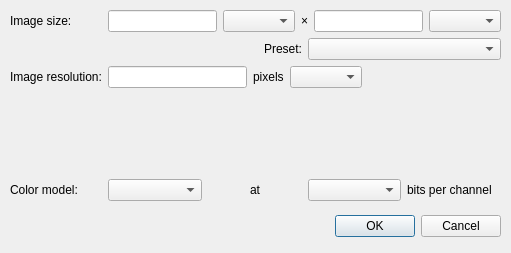
<?xml version="1.0" encoding="UTF-8"?>
<ui version="4.0">
 <class>NewDocumentDialog</class>
 <widget class="QDialog" name="NewDocumentDialog">
  <property name="geometry">
   <rect>
    <x>0</x>
    <y>0</y>
    <width>511</width>
    <height>253</height>
   </rect>
  </property>
  <property name="windowTitle">
   <string>Create New Document</string>
  </property>
  <widget class="QDialogButtonBox" name="buttonBox">
   <property name="geometry">
    <rect>
     <x>160</x>
     <y>210</y>
     <width>341</width>
     <height>32</height>
    </rect>
   </property>
   <property name="orientation">
    <enum>Qt::Horizontal</enum>
   </property>
   <property name="standardButtons">
    <set>QDialogButtonBox::Cancel|QDialogButtonBox::Ok</set>
   </property>
  </widget>
  <widget class="QWidget" name="formLayoutWidget">
   <property name="geometry">
    <rect>
     <x>10</x>
     <y>10</y>
     <width>491</width>
     <height>191</height>
    </rect>
   </property>
   <layout class="QFormLayout" name="formLayout">
    <item row="0" column="0">
     <widget class="QLabel" name="label">
      <property name="text">
       <string>Image size:</string>
      </property>
     </widget>
    </item>
    <item row="0" column="1">
     <layout class="QHBoxLayout" name="horizontalLayout">
      <item>
       <widget class="QLineEdit" name="imageWidthEdit"/>
      </item>
      <item>
       <widget class="QComboBox" name="imageWidthUnitBox"/>
      </item>
      <item>
       <widget class="QLabel" name="label_2">
        <property name="text">
         <string>×</string>
        </property>
       </widget>
      </item>
      <item>
       <widget class="QLineEdit" name="imageHeightEdit"/>
      </item>
      <item>
       <widget class="QComboBox" name="imageHeightUnitBox"/>
      </item>
     </layout>
    </item>
    <item row="1" column="1">
     <layout class="QHBoxLayout" name="horizontalLayout_3">
      <item>
       <widget class="QLabel" name="label_3">
        <property name="text">
         <string>Preset:</string>
        </property>
        <property name="alignment">
         <set>Qt::AlignRight|Qt::AlignTrailing|Qt::AlignVCenter</set>
        </property>
       </widget>
      </item>
      <item>
       <widget class="QComboBox" name="comboBox"/>
      </item>
     </layout>
    </item>
    <item row="2" column="0">
     <widget class="QLabel" name="label_5">
      <property name="text">
       <string>Image resolution:</string>
      </property>
     </widget>
    </item>
    <item row="2" column="1">
     <layout class="QHBoxLayout" name="horizontalLayout_4">
      <item>
       <widget class="QLineEdit" name="imageResolutionEdit"/>
      </item>
      <item>
       <widget class="QLabel" name="label_8">
        <property name="text">
         <string>pixels</string>
        </property>
       </widget>
      </item>
      <item>
       <widget class="QComboBox" name="imageResolutionUnitBox"/>
      </item>
      <item>
       <spacer name="horizontalSpacer">
        <property name="orientation">
         <enum>Qt::Horizontal</enum>
        </property>
        <property name="sizeHint" stdset="0">
         <size>
          <width>40</width>
          <height>20</height>
         </size>
        </property>
       </spacer>
      </item>
     </layout>
    </item>
    <item row="4" column="0">
     <widget class="QLabel" name="label_4">
      <property name="text">
       <string>Color model:</string>
      </property>
     </widget>
    </item>
    <item row="4" column="1">
     <layout class="QHBoxLayout" name="horizontalLayout_5">
      <item>
       <widget class="QComboBox" name="colorModelBox"/>
      </item>
      <item>
       <widget class="QLabel" name="label_6">
        <property name="text">
         <string>at</string>
        </property>
        <property name="alignment">
         <set>Qt::AlignCenter</set>
        </property>
       </widget>
      </item>
      <item>
       <widget class="QComboBox" name="bitDepthBox"/>
      </item>
      <item>
       <widget class="QLabel" name="label_7">
        <property name="text">
         <string>bits per channel</string>
        </property>
       </widget>
      </item>
     </layout>
    </item>
    <item row="3" column="0">
     <spacer name="verticalSpacer">
      <property name="orientation">
       <enum>Qt::Vertical</enum>
      </property>
      <property name="sizeHint" stdset="0">
       <size>
        <width>20</width>
        <height>40</height>
       </size>
      </property>
     </spacer>
    </item>
   </layout>
  </widget>
 </widget>
 <resources/>
 <connections>
  <connection>
   <sender>buttonBox</sender>
   <signal>accepted()</signal>
   <receiver>NewDocumentDialog</receiver>
   <slot>accept()</slot>
   <hints>
    <hint type="sourcelabel">
     <x>248</x>
     <y>254</y>
    </hint>
    <hint type="destinationlabel">
     <x>157</x>
     <y>274</y>
    </hint>
   </hints>
  </connection>
  <connection>
   <sender>buttonBox</sender>
   <signal>rejected()</signal>
   <receiver>NewDocumentDialog</receiver>
   <slot>reject()</slot>
   <hints>
    <hint type="sourcelabel">
     <x>316</x>
     <y>260</y>
    </hint>
    <hint type="destinationlabel">
     <x>286</x>
     <y>274</y>
    </hint>
   </hints>
  </connection>
  <connection>
   <sender>imageWidthEdit</sender>
   <signal>textEdited(QString)</signal>
   <receiver>NewDocumentDialog</receiver>
   <slot>widthChanged()</slot>
   <hints>
    <hint type="sourcelabel">
     <x>169</x>
     <y>25</y>
    </hint>
    <hint type="destinationlabel">
     <x>255</x>
     <y>126</y>
    </hint>
   </hints>
  </connection>
  <connection>
   <sender>imageHeightEdit</sender>
   <signal>textEdited(QString)</signal>
   <receiver>NewDocumentDialog</receiver>
   <slot>heightChanged()</slot>
   <hints>
    <hint type="sourcelabel">
     <x>368</x>
     <y>25</y>
    </hint>
    <hint type="destinationlabel">
     <x>255</x>
     <y>126</y>
    </hint>
   </hints>
  </connection>
  <connection>
   <sender>imageResolutionEdit</sender>
   <signal>textEdited(QString)</signal>
   <receiver>NewDocumentDialog</receiver>
   <slot>resolutionChanged()</slot>
   <hints>
    <hint type="sourcelabel">
     <x>188</x>
     <y>93</y>
    </hint>
    <hint type="destinationlabel">
     <x>255</x>
     <y>126</y>
    </hint>
   </hints>
  </connection>
  <connection>
   <sender>imageWidthUnitBox</sender>
   <signal>currentIndexChanged(int)</signal>
   <receiver>NewDocumentDialog</receiver>
   <slot>widthUnitChanged()</slot>
   <hints>
    <hint type="sourcelabel">
     <x>261</x>
     <y>25</y>
    </hint>
    <hint type="destinationlabel">
     <x>255</x>
     <y>126</y>
    </hint>
   </hints>
  </connection>
  <connection>
   <sender>imageHeightUnitBox</sender>
   <signal>currentIndexChanged(int)</signal>
   <receiver>NewDocumentDialog</receiver>
   <slot>heightUnitChanged()</slot>
   <hints>
    <hint type="sourcelabel">
     <x>460</x>
     <y>25</y>
    </hint>
    <hint type="destinationlabel">
     <x>255</x>
     <y>126</y>
    </hint>
   </hints>
  </connection>
  <connection>
   <sender>imageResolutionUnitBox</sender>
   <signal>currentIndexChanged(int)</signal>
   <receiver>NewDocumentDialog</receiver>
   <slot>resolutionUnitChanged()</slot>
   <hints>
    <hint type="sourcelabel">
     <x>339</x>
     <y>93</y>
    </hint>
    <hint type="destinationlabel">
     <x>255</x>
     <y>126</y>
    </hint>
   </hints>
  </connection>
 </connections>
 <slots>
  <slot>widthChanged()</slot>
  <slot>heightChanged()</slot>
  <slot>widthUnitChanged()</slot>
  <slot>heightUnitChanged()</slot>
  <slot>resolutionChanged()</slot>
  <slot>resolutionUnitChanged()</slot>
 </slots>
</ui>
